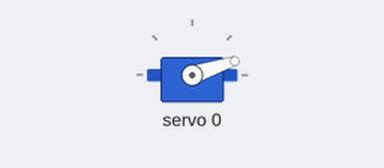
Bench run of a sketch on a simulated Arduino Nano, built with avr-gcc and run on an emulated ATmega328P. Shown: servo.

Above: at 0.05 s.
At 9.95 s:
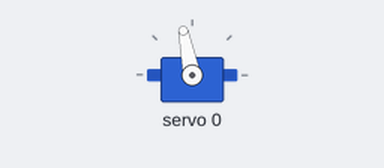
At 41.9 s:
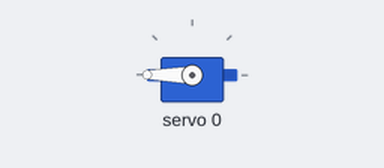
Timing chart, 0 to 54.6 s (numbered marks = the images above):
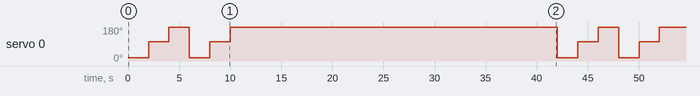

The sketch:

Calibracion-servomotores-v1.ino
```cpp
/****************************************************
  Código para calibración y seteo de angulo inicial de servomotores
  con driver PCA9685, servomotor conectado en canal 0

  Conexión:
  PCA9685 ->  Arduino Nano
  GND -> GND
  OE  ->
  SCL ->  A5
  SDA ->  A4
  VCC ->  5V
  V+  ->  [Fuente externa]
****************************************************/

#include <Wire.h>
#include <Adafruit_PWMServoDriver.h>
// called this way, it uses the default address 0x40
Adafruit_PWMServoDriver pwm = Adafruit_PWMServoDriver();
#define SERVO_FREQ 50 // Analog servos run at ~50 Hz updates
uint8_t servonum = 0;

void setup() {

  pwm.begin();
  pwm.setOscillatorFrequency(27000000);
  pwm.setPWMFreq(SERVO_FREQ);

  delay(10);
}

void loop() {

int minimo = 150;   //150--- **Pulso mínimo**: posición 0 grados
int maximo = 500;   //500--- **Pulso mínimo**: posición 180 grados

//Descomentar ang_rel_inicial, luego de la calibración y usar valores de tabla
//int ang_inicial_programa = 45; //cambiar según valor de **Angulo inicial (programa)**

  for(int cont=1; cont<=2; cont++){
    pwm.setPWM(0, 0, AnguloAPulso(0,minimo,maximo));
    delay(2000);
    pwm.setPWM(0, 0, AnguloAPulso(90,minimo,maximo));
    delay(2000);
    pwm.setPWM(0, 0, AnguloAPulso(180,minimo,maximo));
    delay(2000);
  }
    // Descomentar para seteo de Angulo inicial, para cada servomotor.
    //pwm.setPWM(0, 0, AnguloAPulso(ang_inicial_programa,minimo,maximo));
    delay(30000);
}


//Función que mapea los valores de angulo (0 a 180 grados)
//hacia valores de pulso, entre el minimo y maximo definidos

int AnguloAPulso (int angulo, int minimo, int maximo) {
  int pulso = map(angulo, 0, 180, minimo, maximo);
  return pulso;
}
```

Measured:
- by itself, servo 0: repeats every 42.0 s: 180° 2.0 s, 18° 2.0 s, 101° 2.0 s, 180° 32.0 s, 18° 2.0 s, 101° 2.0 s
